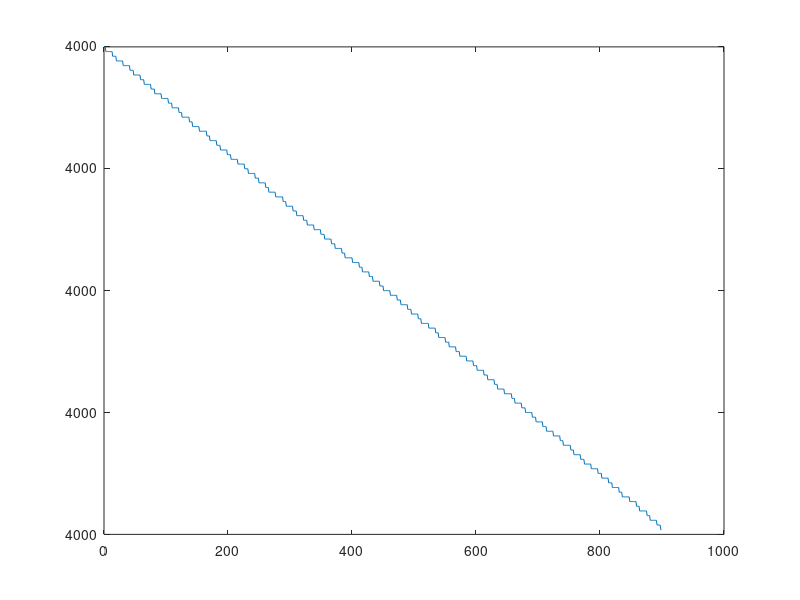

This chart was generated by the following MATLAB code:
global q mu B k h phi c p t r;
q=300;
p= 4000;
mu= 1.5;
B=1.25;
k=60;
h=15;
phi=0.15;
c= 12*10^-6;
t=9;
r=[0.0000001:1:899.99999999];
P=p-162.6*q*mu*B./(k*h*(log(k*t)./(phi*mu*c*r)-3.23));
plot(r,P)